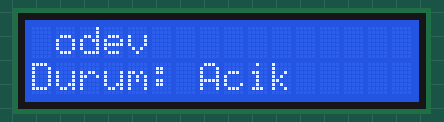
A sketch run on a simulated Arduino Uno, built with avr-gcc and run on an emulated ATmega328P. Parts: 16×2 character LCD.

Above: at 0.1 s.
At 3.2 s:
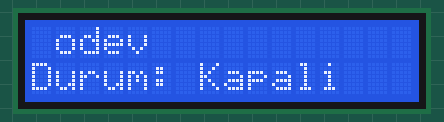

The sketch:

main.ino
```cpp
#include <Wire.h>
#include <LiquidCrystal_I2C.h>

// LCD address 0x27, 16 columns, 2 rows (adjust address if yours differs, e.g. 0x3F)
LiquidCrystal_I2C lcd(0x27, 16, 2);

bool deviceOn = false;

void setup() {
  Wire.begin(); // SDA -> D2, SCL -> D1 by default on Wemos D1

  lcd.init();
  lcd.backlight();
}

void loop() {
  lcd.clear();

  // First row: label, starting one character in
  lcd.setCursor(1, 0);
  lcd.print("odev");

  // Second row: dynamic device status
  lcd.setCursor(0, 1);
  deviceOn = !deviceOn;
  lcd.print(deviceOn ? "Durum: Acik" : "Durum: Kapali");

  delay(3000);
}
```

Measured:
- what the display in image 1 shows lasts 3.0 s, from 3.1 s to 6.1 s
